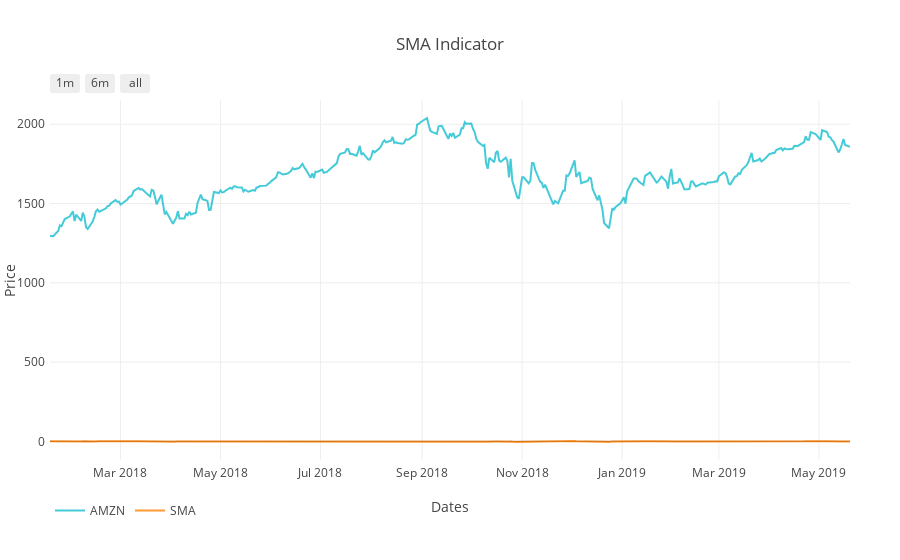

Notebook source saved alongside this figure:
### Code cell
# SMA
plot_sma = plot_sma_indicator(df_norm, symbol, output_type='nb')
iplot(plot_sma)

### Figure 1 — Plotly figure (JSON) as saved in the notebook; plotly's stock layout.template omitted (floating-point values rounded to 4 significant figures; data arrays with more than 128 entries replaced by an {"elided": "..."} marker saying what was removed)
{"data": [{"line": {"color": "#17BECF"}, "name": "AMZN", "opacity": 0.8, "type": "scatter", "uid": "eb9ae5a3-2c81-4093-bf6c-58edc41c79e8", "x": {"elided": "337 str values"}, "y": {"elided": "337 float values"}}, {"line": {"color": "#FF8000"}, "name": "SMA", "opacity": 0.8, "type": "scatter", "uid": "9931d1f8-ee19-4ecf-a8dd-b57c6d6062a4", "x": {"elided": "337 str values"}, "y": {"elided": "337 float values"}}], "layout": {"autosize": true, "legend": {"orientation": "h"}, "margin": {"b": 100, "l": 50, "pad": 4, "r": 50, "t": 100}, "showlegend": true, "title": {"text": "SMA Indicator"}, "xaxis": {"range": ["2018-01-17", "2019-05-20"], "rangeselector": {"buttons": [{"count": 1, "label": "1m", "step": "month", "stepmode": "backward"}, {"count": 6, "label": "6m", "step": "month", "stepmode": "backward"}, {"step": "all"}]}, "title": {"text": "Dates"}, "type": "date"}, "yaxis": {"autorange": true, "range": [-117.3, 2153.0], "title": {"text": "Price"}, "type": "linear"}}}
